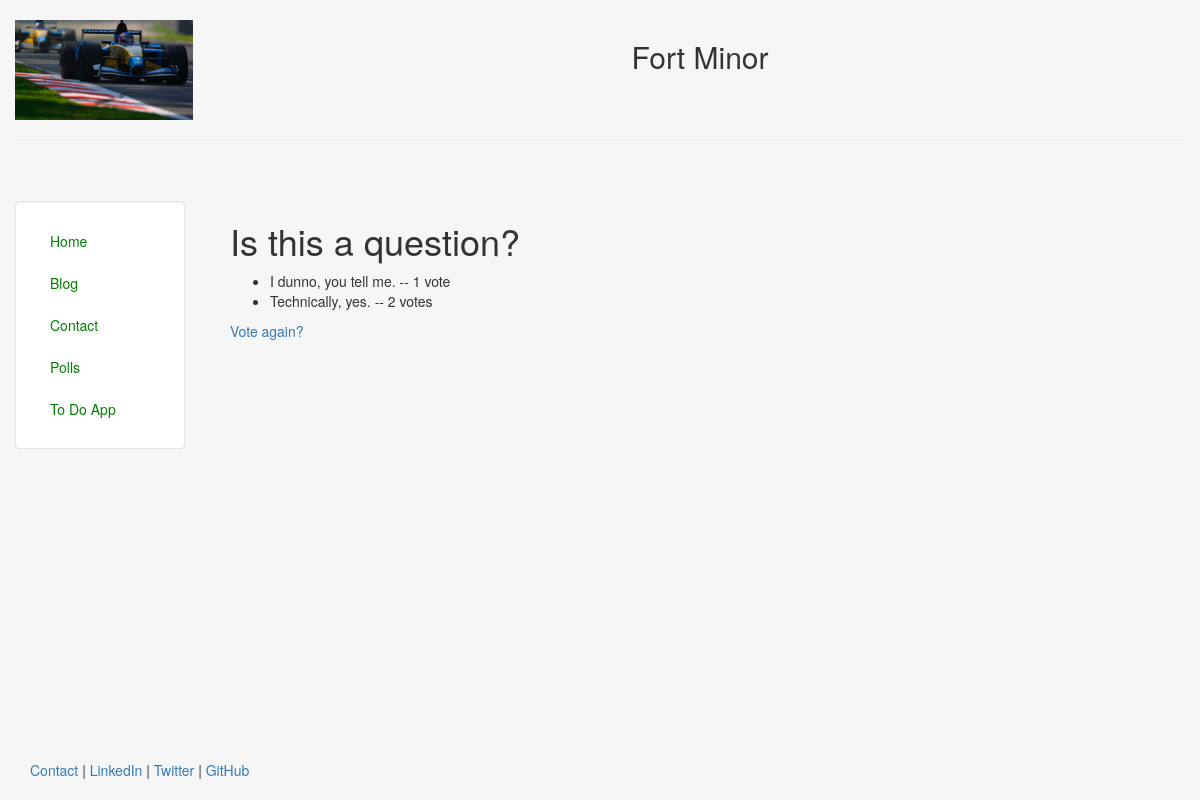
Page /polls/6/results/ on the earlier database version.
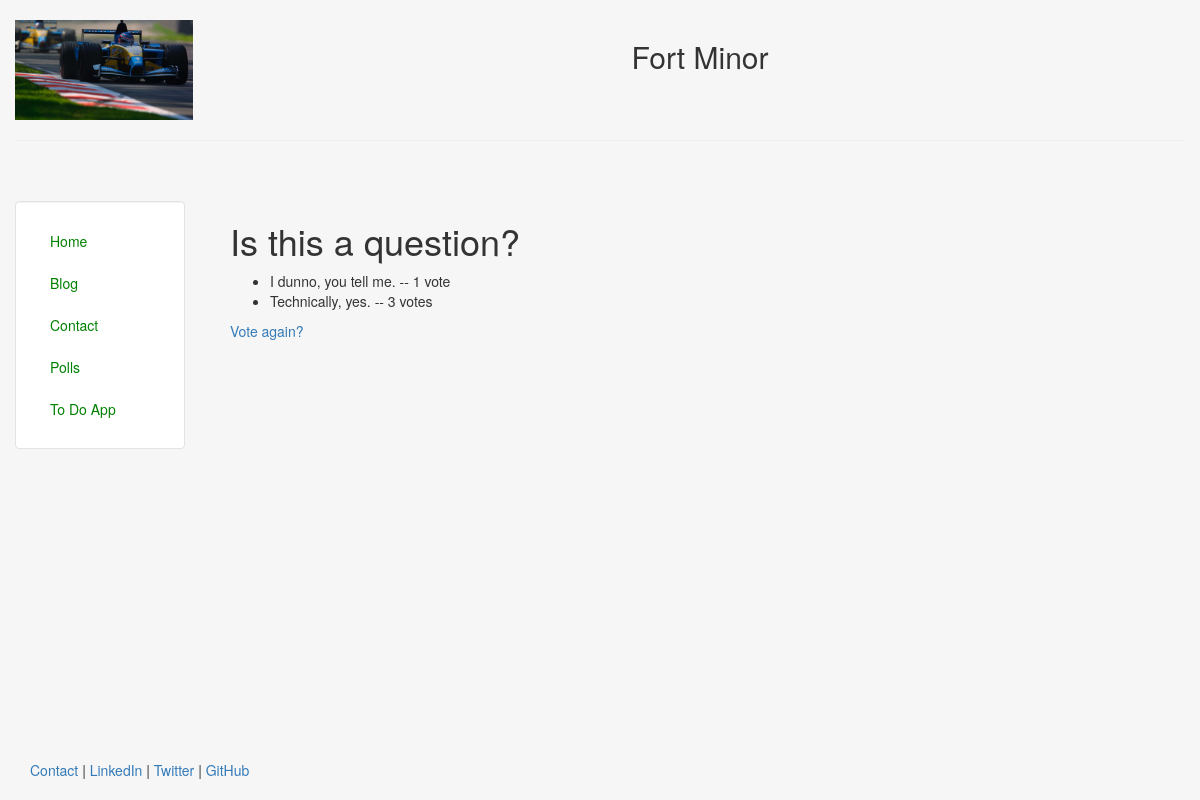
Same page on the later database version.
### polls/models.py (models this page shows, shortened)
class Question(models.Model):
    question_text = models.CharField(max_length=200)
    pub_date = models.DateTimeField('date published')
    def was_published_recently(self):
        now = timezone.now()
        return now - datetime.timedelta(days=7) <= self.pub_date <= now
    was_published_recently.admin_order_field = 'pub_date'
    was_published_recently.boolean = True
    was_published_recently.short_description = 'Published recently?'

class Choice(models.Model):
    question = models.ForeignKey(Question, on_delete=models.CASCADE)
    choice_text = models.CharField(max_length=200)
    votes = models.IntegerField(default=0)

### polls/views.py (the view)
# urls.py: url(r'^(?P<question_id>[0-9]+)/results/$', views.results, name='results'),
def results(request, question_id):
    question = get_object_or_404(Question, pk=question_id)
    return render(request, 'polls/results.html', {'question': question})

### polls/templates/polls/results.html
{% extends "personal/header.html" %}
{% block content %}
    <h1>{{ question.question_text }}</h1>
    <ul>
    {% for choice in question.choice_set.all %}
        <li>{{ choice.choice_text }} -- {{ choice.votes }} vote{{ choice.votes|pluralize }}</li>
    {% endfor %}
    </ul>
    <a href="{% url 'polls:detail' question.id %}">Vote again?</a>
{% endblock %}

### personal/templates/personal/header.html (shortened to what this page needs)
<!DOCTYPE html>
<html lang="en">
<head>
	{% load static %}
	<link rel="stylesheet" href="{% static 'css/bootstrap.min.css' %}" type = "text/css"/>
	<link rel="stylesheet" type="text/css" href="{% static 'polls/style.css' %}" />
</head>
<body class="body" style="background-color:#f6f6f6">
	<div class="container-fluid" style="min-height:95%; ">
		<div class="row">
			  <div class="col-sm-2">
				  <br>
				  <center>
					<img src="{% static 'img/profile.jpg' %}" class="responsive-img" style='max-height:100px;' alt="face">
				  </center>
			  </div>
			  <div class="col-sm-10">
				  <br>
				  <center>
				  <h2>Fort Minor</h2>
				  </center>
			  </div>
		</div><hr>
		<div class="row">
		  <div class="col-sm-2">
		  <br>
		  <br>
			<div class="well bs-sidebar" id="sidebar" style="background-color:#fff">
			  <ul class="nav nav-pills nav-stacked">
				<li><a href='/'>Home</a></li>
				<li><a href='/blog/'>Blog</a></li>
				<li><a href='/contact/'>Contact</a></li>
				<li><a href='/polls/'>Polls</a></li>
				<li><a href='/todo/'>To Do App</a></li>
			  </ul>
			</div>
		  </div>
		  <div class="col-sm-10">
			<div class='container-fluid'>
			<br><br>
			   {% block content %}
			   {% endblock %}
			</div>
		  </div>
		</div>
	</div>
	<footer>
		<div class="container-fluid" style='margin-left:15px'>
			<p><a href="/contact/" target="blank">Contact</a> | <a href="#" target="blank">LinkedIn</a> | <a href="#" target="blank">Twitter</a> | <a href="#" target="blank">GitHub</a></p>
		</div>
	</footer>
</body>
</html>

### polls/static/polls/style.css (style rules this page uses)
li a { color: green; }

### personal/templates/personal/header.html (style rules this page uses)
html, body { height:100%; }

Differences in the rows shown:
changed Choice "Technically, yes.": votes "2" → "3"
